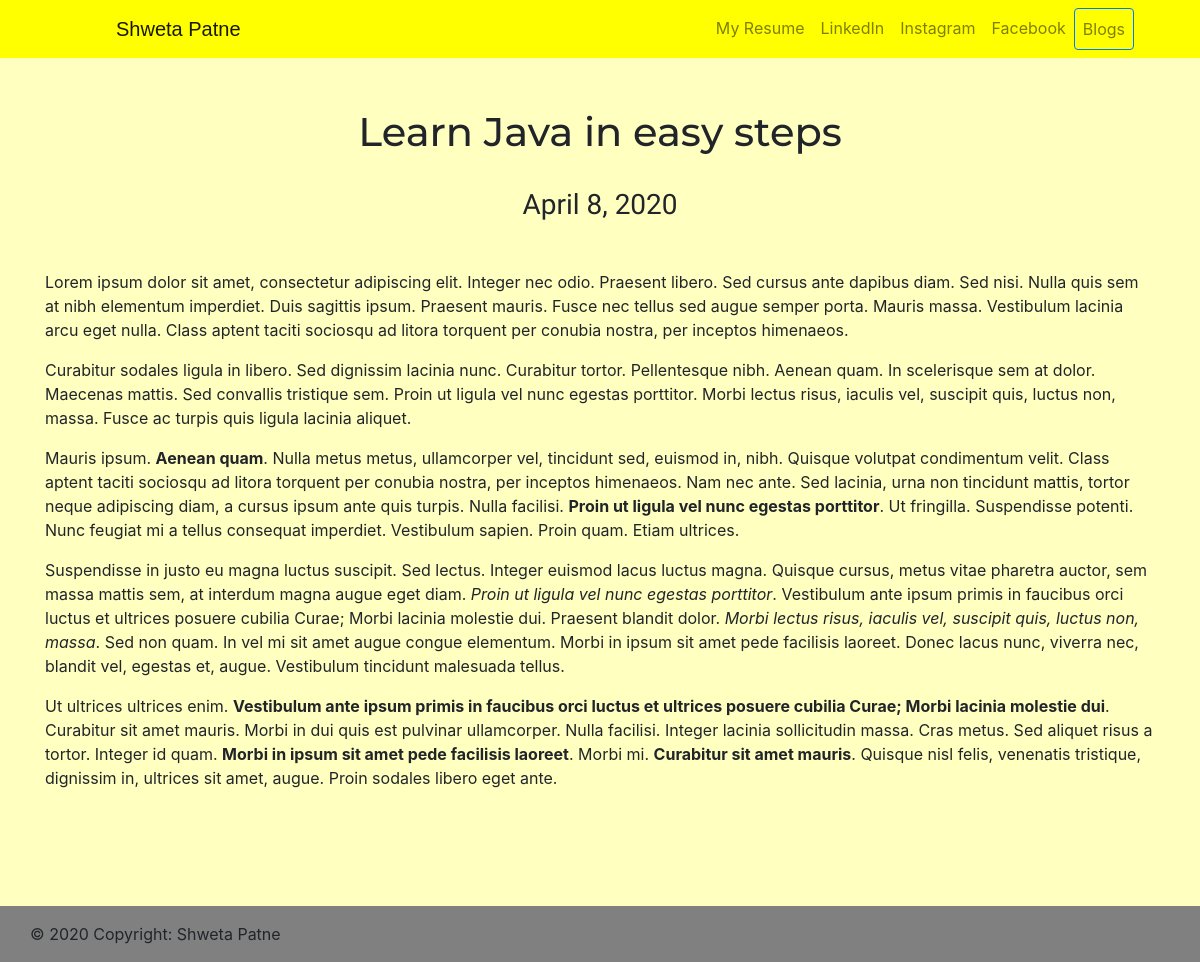
Page /blog/2 on the committed database.
### blog/models.py (models this page shows, shortened)
class Blog(models.Model):
    title = models.CharField(max_length=200)
    date = models.DateField()
    description = models.TextField()
    url = models.URLField(blank=True)

### blog/views.py (the view)
# urls.py: path('<int:blog_id>', views.detail, name="detail"),
def detail(request, blog_id):
    blog = get_object_or_404(Blog, pk=blog_id) #pk is primary key
    return render(request, 'blog/detail.html', {'blog':blog})

### blog/templates/blog/detail.html (shortened to what this page needs)
{% extends 'portfolio/base.html'%}
{% block content %}
<div class="container" style="padding-top: 50px; padding-bottom: 100px;">
	<h1 align="center" style="font-family: 'Montserrat', sans-serif;">{{ blog.title }} </h1><br>
	<h3 align="center" style="font-family: 'Tajawal', sans-serif;"> {{ blog.date }} </h3><br>
	<p align="center" style="font-family: 'Tajawal', sans-serif;"> {{blog.description|safe}} </p>
</div>
{% endblock %}

### rows in the picture
Blog: title "Learn Java in easy steps", date "April 8, 2020", description "Lorem ipsum dolor sit amet, consectetur adipiscing elit. Integer nec odio. Praesent libero. Sed cursus ante dapibus diam. Sed nisi. Nulla quis sem at nibh elementum imperdiet. Duis sagittis ipsum. Praesent mauris. Fusce nec tellus sed augue semper porta. Mauris massa. Vestibulum lacinia arcu eget nulla. Class aptent taciti sociosqu ad litora torquent per conubia nostra, per inceptos himenaeos. Curabitur sodales ligula in libero. Sed dignissim lacinia nunc. Curabitur tortor. Pellentesque nibh. Aenean quam. In scelerisque sem at dolor. Maecenas mattis. Sed convallis tristique sem. Proin ut ligula vel nunc egestas porttitor. Morbi lectus risus, iaculis vel, suscipit quis, luctus non, massa.…"
